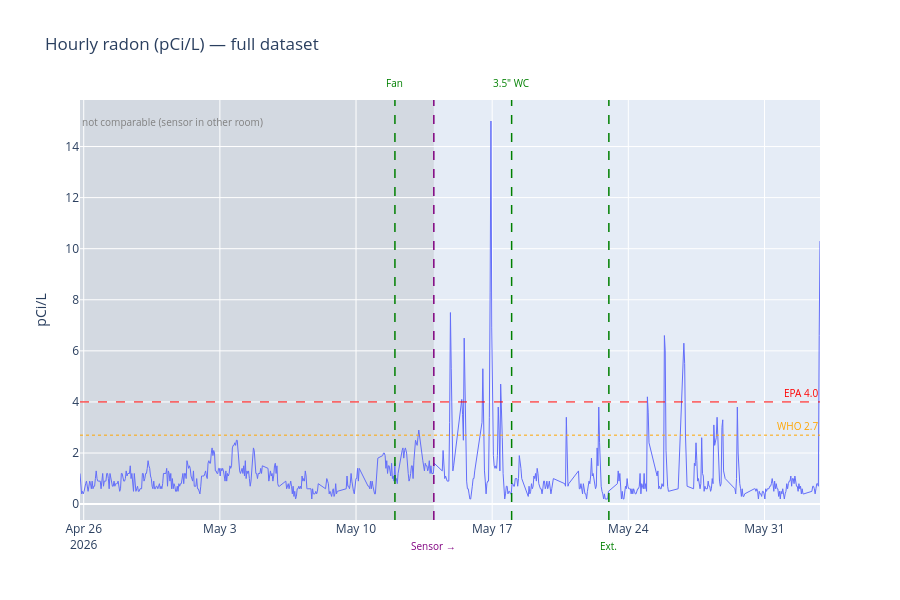

This figure's notebook cell:
### Markdown cell above
## Raw hourly time series (full dataset)

Shaded region = sensor was in a different room; values are not comparable to post-move readings.

### Code cell
fig = px.line(df, y='radon', title='Hourly radon (pCi/L) — full dataset',
              labels={'radon': 'pCi/L', 'ts': ''})
fig.update_traces(line=dict(width=1))
annotate(fig, events=EVENTS, shade_pre_move=True)
fig.show()

### Figure 1 — Plotly figure (JSON) as saved in the notebook; plotly's stock layout.template omitted (floating-point values rounded to 4 significant figures; data arrays with more than 128 entries replaced by an {"elided": "..."} marker saying what was removed)
{"data": [{"hovertemplate": "=%{x}<br>pCi/L=%{y}<extra></extra>", "legendgroup": "", "line": {"color": "#636efa", "dash": "solid", "width": 1}, "marker": {"symbol": "circle"}, "mode": "lines", "name": "", "orientation": "v", "showlegend": false, "type": "scatter", "x": {"elided": "732 str values"}, "xaxis": "x", "y": {"elided": "732 float values"}, "yaxis": "y"}], "layout": {"annotations": [{"font": {"color": "red", "size": 10}, "showarrow": false, "text": "EPA 4.0", "x": 1, "xanchor": "right", "xref": "x domain", "y": 4, "yanchor": "bottom", "yref": "y"}, {"font": {"color": "orange", "size": 10}, "showarrow": false, "text": "WHO 2.7", "x": 1, "xanchor": "right", "xref": "x domain", "y": 2.7, "yanchor": "bottom", "yref": "y"}, {"font": {"color": "green", "size": 10}, "showarrow": false, "text": "Fan", "x": "2026-05-12T00:00:00", "xanchor": "center", "xref": "x", "y": 1.02, "yanchor": "bottom", "yref": "y domain"}, {"font": {"color": "purple", "size": 10}, "showarrow": false, "text": "Sensor →", "x": "2026-05-14T00:00:00", "xanchor": "center", "xref": "x", "y": -0.04, "yanchor": "top", "yref": "y domain"}, {"font": {"color": "green", "size": 10}, "showarrow": false, "text": "3.5\" WC", "x": "2026-05-18T00:00:00", "xanchor": "center", "xref": "x", "y": 1.02, "yanchor": "bottom", "yref": "y domain"}, {"font": {"color": "green", "size": 10}, "showarrow": false, "text": "Ext.", "x": "2026-05-23T00:00:00", "xanchor": "center", "xref": "x", "y": -0.04, "yanchor": "top", "yref": "y domain"}, {"font": {"color": "gray", "size": 10}, "showarrow": false, "text": "not comparable (sensor in other room)", "x": "2026-04-25T19:24:00", "xanchor": "left", "xref": "x", "y": 0.97, "yanchor": "top", "yref": "y domain"}], "height": 600, "legend": {"tracegroupgap": 0}, "shapes": [{"line": {"color": "red", "dash": "dash", "width": 1}, "type": "line", "x0": 0, "x1": 1, "xref": "x domain", "y0": 4, "y1": 4, "yref": "y"}, {"line": {"color": "orange", "dash": "dot", "width": 1}, "type": "line", "x0": 0, "x1": 1, "xref": "x domain", "y0": 2.7, "y1": 2.7, "yref": "y"}, {"line": {"color": "green", "dash": "dash", "width": 1.5}, "type": "line", "x0": "2026-05-12T00:00:00", "x1": "2026-05-12T00:00:00", "xref": "x", "y0": 0, "y1": 1, "yref": "y domain"}, {"line": {"color": "purple", "dash": "dash", "width": 1.5}, "type": "line", "x0": "2026-05-14T00:00:00", "x1": "2026-05-14T00:00:00", "xref": "x", "y0": 0, "y1": 1, "yref": "y domain"}, {"line": {"color": "green", "dash": "dash", "width": 1.5}, "type": "line", "x0": "2026-05-18T00:00:00", "x1": "2026-05-18T00:00:00", "xref": "x", "y0": 0, "y1": 1, "yref": "y domain"}, {"line": {"color": "green", "dash": "dash", "width": 1.5}, "type": "line", "x0": "2026-05-23T00:00:00", "x1": "2026-05-23T00:00:00", "xref": "x", "y0": 0, "y1": 1, "yref": "y domain"}, {"fillcolor": "gray", "layer": "below", "line": {"width": 0}, "opacity": 0.18, "type": "rect", "x0": "2026-04-25T19:24:00", "x1": "2026-05-14T00:00:00", "xref": "x", "y0": 0, "y1": 1, "yref": "y domain"}], "title": {"text": "Hourly radon (pCi/L) — full dataset"}, "xaxis": {"anchor": "y", "domain": [0, 1], "title": {"text": ""}}, "yaxis": {"anchor": "x", "domain": [0, 1], "title": {"text": "pCi/L"}}}}
